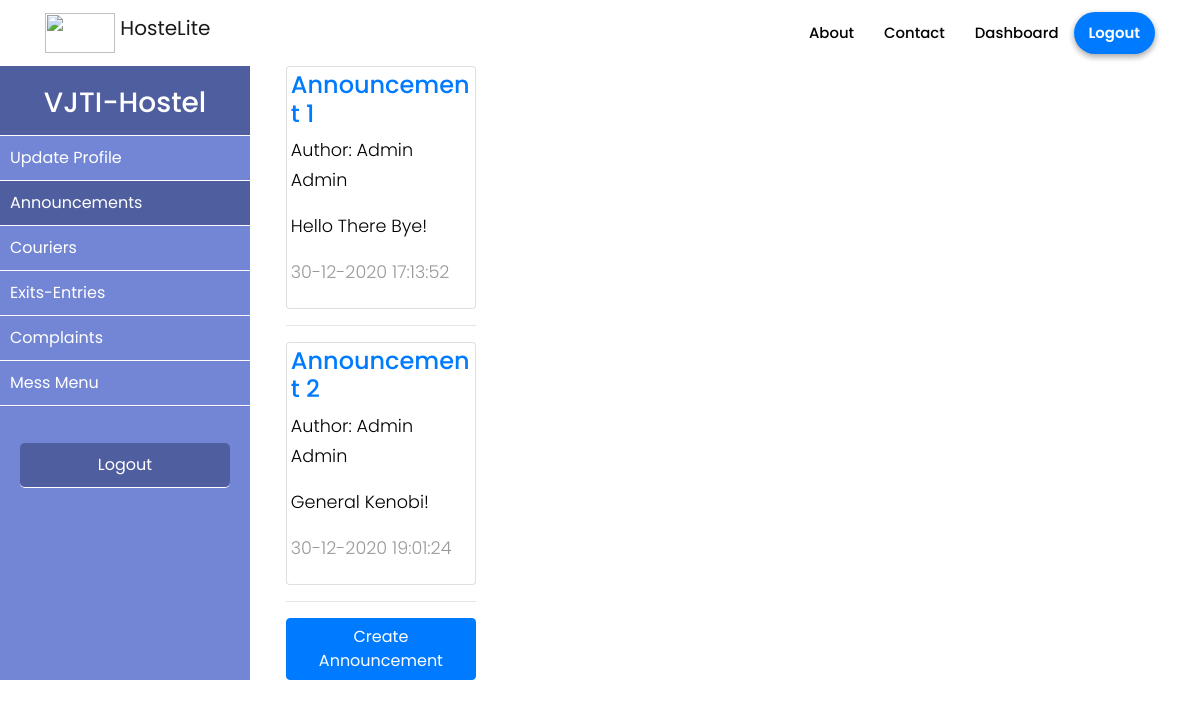
/cr/announcements (signed in), run on the app's committed database.
### hostelmanagement/models.py (models this page shows, shortened)
class Announcement(db.Model):
    id = db.Column(db.Integer, primary_key=True)
    title = db.Column(db.String(100), nullable=False)
    date_posted = db.Column(db.DateTime, nullable=False, default=datetime.utcnow)
    content = db.Column(db.Text, nullable=False)
    user_id = db.Column(db.Integer, db.ForeignKey('user.id'), nullable=False)

class User(db.Model, UserMixin):
    id = db.Column(db.Integer, primary_key=True)
    college_id = db.Column(db.String(9), unique=True, nullable=False)
    firstname = db.Column(db.String(20), nullable=False)
    lastname = db.Column(db.String(20), nullable=False)
    email = db.Column(db.String(120), unique=True, nullable=False)
    password = db.Column(db.String(60), nullable=False)
    phone = db.Column(db.String(10), unique=True, nullable=False)
    address = db.Column(db.Text, nullable=False)
    course = db.Column(db.String(20),nullable=True)
    department = db.Column(db.String(20), nullable=True)
    user_type = db.Column(db.Integer, nullable = False, default=1)
    room_no = db.Column(db.Integer, nullable = True)
    announcements = db.relationship('Announcement', backref='author', lazy=True)
    complaints = db.relationship('Complaint', backref='author', lazy=True)
    mess_menu = db.relationship('MessMenu', backref='author', lazy=True)
    courier = db.relationship('Courier', backref='user', lazy=True)
    exitentry = db.relationship('ExitEntry', backref='user', lazy=True)
    visitor = db.relationship('Visitor', backref='user', lazy=True)

### hostelmanagement/routes.py (the view)
@app.route("/cr/announcements")
@login_required
def display_announcements():
    user = current_user
    announcements = Announcement.query.all()
    return render_template('cr/announcements.html', title = 'Announcements', announcements = announcements, user=user)

### hostelmanagement/models.py (called while the page is built)
@login_manager.user_loader
def load_user(user_id):
    return User.query.get(int(user_id))

### hostelmanagement/templates/cr/announcements.html (shortened to what this page needs)
{% extends 'cr/cr_layout.html' %}
{% block cr_announcements %}active{% endblock %}
{% block cr_content %}
    <div class="container" style="padding: 0 10%;">
        {% if announcements %}
        {% for announcement in announcements %}
            <div class="card">
                <a href="{{url_for('announcement_detail', announcement_id = announcement.id)}}"><h4>{{announcement.title}}</h4></a>
                <p style="color: black">Author: {{announcement.author.firstname}} {{announcement.author.lastname}}</p>
                <p style="color: black;">{{announcement.content}}</p>
                <p style="float: right;">{{announcement.date_posted.strftime('%d-%m-%Y %H:%M:%S')}}</p>
                <a href="{{ url_for('update_announcement', announcement_id=announcement.id) }}">
            </div>
            <hr>
        {% endfor %}
    {% else %}
        <h2>No Announcements</h2>
    {% endif %}
    <a class="btn btn-primary" type="submit" href="{{ url_for('new_announcement') }}">Create Announcement</a>
    </div>
{% endblock cr_content %}

### hostelmanagement/static/style.css (style rules this page uses)
* { margin: 0; padding: 0; font-family: "Poppins", sans-serif; font-size: 16px; box-sizing: border-box; }
body { overflow-x:hidden; scroll-behavior: smooth; }
p { font-family: 'Poppins', sans-serif; font-size: 1.1em; font-weight: 300; line-height: 1.7em; color: #999; }

### hostelmanagement/templates/cr/announcements.html (style rules this page uses)
.card { padding: 2%; }

### data on the page
Announcement: title "Announcement 1", author.firstname "Admin", author.lastname "Admin", content "Hello There Bye!", date_posted "30-12-2020 17:13:52"
Announcement: title "Announcement 2", author.firstname "Admin", author.lastname "Admin", content "General Kenobi!", date_posted "30-12-2020 19:01:24"
